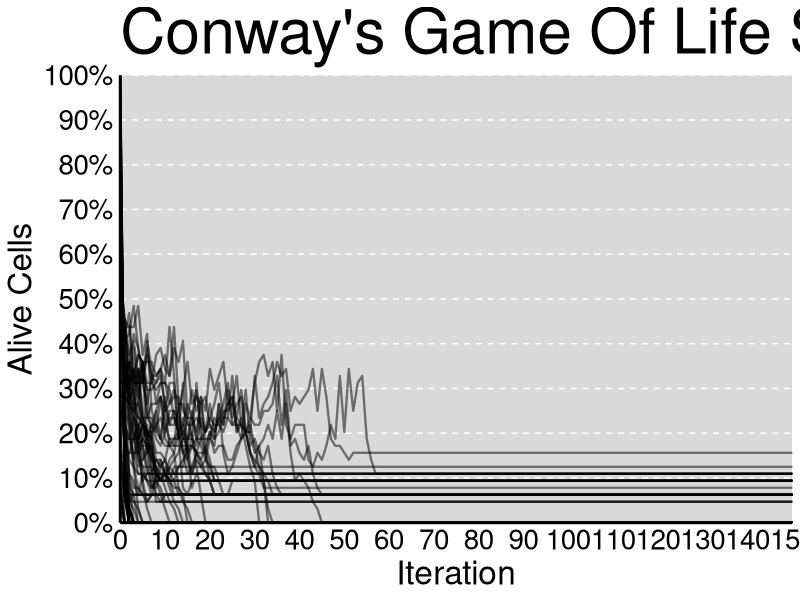

This figure's R source: (Note: this script raises an error after producing the figure.)
# http://aschinchon.wordpress.com/2014/09/04/looking-for-life/

library(ggplot2)
library(scales)
library(gridExtra)
library(reshape)

SumNeighbors <- function(m) {
  # Summarizes number of alive neighbors for each cell
  rbind(m[-1, ], 0) + 
    rbind(0, m[-nrow(m), ]) + 
    cbind(m[ , -1], 0) + 
    cbind(0, m[ , -ncol(m)]) +
    cbind(rbind(m[-1, ], 0)[ , -1], 0) + 
    cbind(0, rbind(0, m[-nrow(m), ])[ ,-nrow(m)]) +
    cbind(0, rbind(m[-1, ], 0)[ , -nrow(m)]) + 
    cbind(rbind(0, m[-nrow(m), ])[ , -1], 0)
}

NextNeighborhood <- function(m) {
  # Calculates next state for each cell according to Conway's rules
  (1 - (SumNeighbors(m) < 2 | SumNeighbors(m) > 3)*1) - (SumNeighbors(m) == 2 & m == 0)*1
}

splits <- 80 # Number of different populations to simulate. Each population s initialized randomly

# According a binomial with probability i/splits with i from 0 to splits
iter <- 150
results <- data.frame()
rm(list = ls(pattern = "conway")) # Remove previous solutions (don't worry!)
for (i in 0:splits) {
  z <- matrix(rbinom(size = 1, n = 8^2, prob = i/splits), nrow = 8)
  z0 <- z
  results <- rbind(results, c(i/splits, 0, sum(z)/(nrow(z)*ncol(z))))
  for(j in 1:iter) {
    z <- NextNeighborhood(z)
    results <- rbind(results, c(i/splits, j, sum(z)/(nrow(z)*ncol(z))))
  }
  # Save interesting solutions
  if(sum(z)/(nrow(z)*ncol(z)) > 0) assign(paste("Conway", format(i/splits, nsmall = 4), sep = ""), z)
}

colnames(results) <- c("start", "iter", "sparsity")

# Plot reults of simulation

opt1 <- theme(panel.background = element_rect(fill = "gray85"),
              panel.grid.minor = element_blank(),
              panel.grid.major.x = element_blank(),
              panel.grid.major.y = element_line(color = "white", size = 0.5, linetype = 2),
              plot.title = element_text(size = 45, color = "black"),
              axis.title = element_text(size = 24, color = "black"),
              axis.text = element_text(size = 20, color = "black"),
              axis.ticks = element_blank(),
              axis.line = element_line(colour = "black", size = 1))

ggplot(results, aes(iter, sparsity, group = start)) +
  geom_path(size = 0.8, alpha = 0.5, colour = "black") +
  scale_x_continuous("Iteration", expand = c(0, 0), limits = c(0, iter), breaks = seq(0, iter, 10)) +
  scale_y_continuous("Alive Cells", labels = percent, expand = c(0, 0), limits = c(0, 1), breaks = seq(0, 1, 0.1)) +
  labs(title = "Conway's Game Of Life Simulation") +
  opt1

# List of all interesting solutions
ls(pattern = "Conway", all.names = TRUE)

# Example to plot the evolution of an interesting solution (in this case "Conway0.5500")

opt <- theme(legend.position = "none",
             panel.background = element_blank(),
             panel.grid = element_blank(),
             axis.ticks = element_blank(),
             axis.title = element_blank(),
             axis.text = element_blank())

plotConway <- function(conwayData) {
  
  p1 <- ggplot(melt(conwayData), aes(x = X1, y = X2)) +
    geom_tile(aes(fill = value), colour = "white", lwd = 2) +
    scale_fill_gradientn(colours = c("gray85", "black")) +
    opt

  p2 <- ggplot(melt(NextNeighborhood(conwayData)), aes(x = X1, y = X2)) +
    geom_tile(aes(fill = value), colour = "white", lwd = 2) +
    scale_fill_gradientn(colours = c("gray85", "black")) +
    opt

  p3 <- ggplot(melt(NextNeighborhood(NextNeighborhood(conwayData))), aes(x = X1, y = X2)) +
    geom_tile(aes(fill = value), colour = "white", lwd = 2) +
    scale_fill_gradientn(colours = c("gray85", "black")) +
    opt

  p4 <- ggplot(melt(NextNeighborhood(NextNeighborhood(NextNeighborhood(conwayData)))), aes(x = X1, y = X2)) +
    geom_tile(aes(fill = value), colour = "white", lwd = 2) +
    scale_fill_gradientn(colours = c("gray85", "black")) +
    opt

  # Arrange four plots in a 2x2 grid
  grid.arrange(p1, p2, p3, p4, ncol = 2)
}

plotConway(Conway0.6000)
